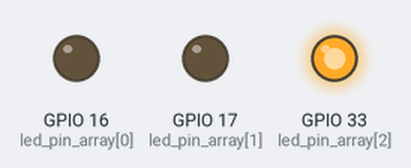
Simulated run of this sketch. Board: ESP32. Parts: output pins drawn as LEDs (lit = HIGH). What the sketch prints to the serial monitor is not drawn.

Above: at 0.15 s.
At 45.4 s:
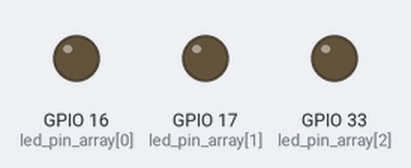
Timing chart, 0 to 60.3 s (numbered marks = the images above):
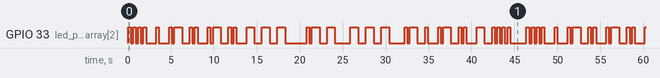

The sketch:

Telegraph_Station_excercise.ino
```cpp
const int led_pin_array[] = {16,17,33}; // {green pin,yellow pin,red pin}

const int symbol_delay_array[] = {100,200,300};

void setup() {
  pinMode(led_pin_array[0],OUTPUT);
  pinMode(led_pin_array[1],OUTPUT);
  pinMode(led_pin_array[2],OUTPUT);
  Serial.begin(9600);
  Serial.println("Hello World");
}

// Dots function
void dot(int n_dots,int t, int pin)
{
  for(int i = 0; i < n_dots; i++)
  {
    digitalWrite(pin,HIGH);
    delay(t);
    digitalWrite(pin,LOW);
    delay(t);
  }
}

// Dashes function
void dash(int n_dashes,int t, int pin)
{
  for(int i = 0; i < n_dashes; i++)
  {
    digitalWrite(pin,HIGH);
    delay(t*3);
    digitalWrite(pin,LOW);
    delay(t*3);
  }
}
// D function
void D(int t, int pin)
{
  dash(1,t,pin);
  dot(4,t,pin);
  delay(t*3);
}

// E function
void E(int t, int pin)
{
  dot(1,t,pin);
  delay(t*3);
}

// H function
void H(int t, int pin)
{
  dot(4,t,pin);
  delay(t*3);
}

// L function
void L(int t, int pin)
{
  dot(1,t,pin);
  dash(1,t,pin);
  dot(2,t,pin);
  delay(t*3);
}

// O function
void O(int t, int pin)
{
  dash(3,t,pin);
  delay(t*3);
}

// R function
void R(int t, int pin)
{
  dot(1,t,pin);
  dash(1,t,pin);
  dot(1,t,pin);
  delay(t*3);
}

// W function
void W(int t, int pin)
{
  dot(1,t,pin);
  dash(2,t,pin);
  delay(t*3);
}

// I function
void I(int t, int pin)
{
  dot(2,t,pin);
  delay(t*3);
}

void loop()
{
  /*
  // Task 1 and 2 : HI
  Serial.println("Green station operating");
  H(symbol_delay_array[0],led_pin_array[0]);
  delay(symbol_delay_array[0]*7);
  I(symbol_delay_array[0],led_pin_array[0]);
  delay(symbol_delay_array[0]*7);

  Serial.println("Red station operating");
  H(symbol_delay_array[2],led_pin_array[2]);
  delay(symbol_delay_array[2]*7);
  I(symbol_delay_array[2],led_pin_array[2]);
  delay(symbol_delay_array[2]*7);*/

  // Task 3 : HELLO WORLD
  Serial.println("Red station operating");
  H(symbol_delay_array[2],led_pin_array[2]);
  E(symbol_delay_array[2],led_pin_array[2]);
  L(symbol_delay_array[2],led_pin_array[2]);
  L(symbol_delay_array[2],led_pin_array[2]);
  O(symbol_delay_array[2],led_pin_array[2]);
  delay(symbol_delay_array[0]*7);
  W(symbol_delay_array[2],led_pin_array[2]);
  O(symbol_delay_array[2],led_pin_array[2]);
  R(symbol_delay_array[2],led_pin_array[2]);
  L(symbol_delay_array[2],led_pin_array[2]);
  D(symbol_delay_array[2],led_pin_array[2]);
  delay(symbol_delay_array[0]*7);
}
```

Measured:
- by itself, GPIO 33 (led_pin_array[2]): moves between LOW and HIGH, repeating every 46.4 s
- by itself, everything shown: repeats every 46.4 s, in 68 steps
